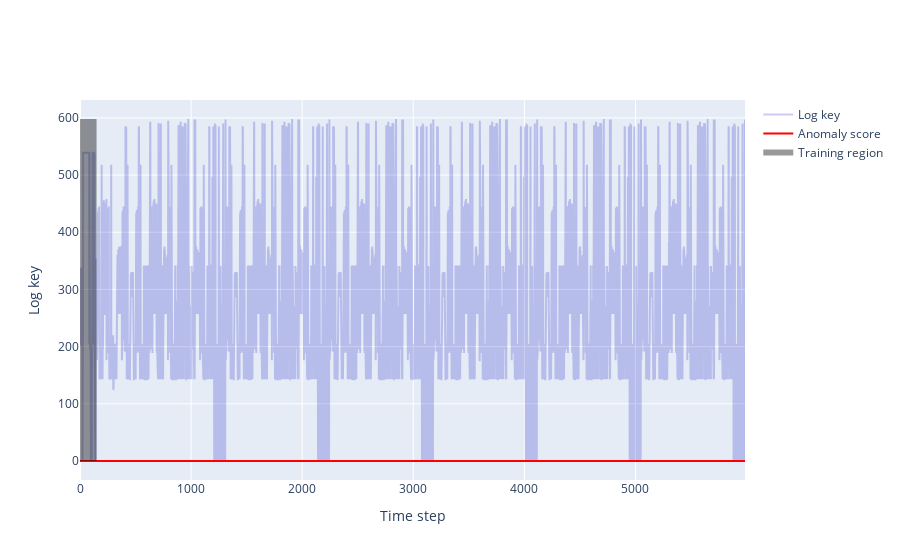

Source (notebook cell):
### Code cell
import plotly.graph_objects as go

probationary_period = 150
scaling_factor = model_out_df["value"].max()

fig = go.Figure()
fig.add_trace(go.Scatter(y=model_out_df["value"], name='Log key',
              line=go.scatter.Line(color='rgba(0,0,190, 0.2)')))
fig.add_trace(go.Scatter(y=model_out_df["anomaly_score"], name='Anomaly score',
            line_color='rgb(255, 0, 0)'))


fig.add_trace(go.Scatter(x=list(range(probationary_period+1)), y=[scaling_factor]*probationary_period,
                         name='Training region', fill='tozeroy', mode='none',
                         line_color='rgba(0, 0, 0, 0.4)',
                         fillcolor='rgba(0, 0, 0, 0.4)'
                         ))


fig.update_yaxes(title_text="Log key")
fig.update_xaxes(title_text="Time step")
# fig.update_layout(
#     title=dict(text="MP based model", yanchor='top', y=0.85)
# )

fig.show()

### Figure 1 — Plotly figure (JSON) as saved in the notebook; plotly's stock layout.template omitted (floating-point values rounded to 4 significant figures; data arrays with more than 128 entries replaced by an {"elided": "..."} marker saying what was removed)
{"data": [{"line": {"color": "rgba(0,0,190, 0.2)"}, "name": "Log key", "type": "scatter", "y": {"elided": "5987 int values"}}, {"line": {"color": "rgb(255, 0, 0)"}, "name": "Anomaly score", "type": "scatter", "y": {"elided": "5987 float values"}}, {"fill": "tozeroy", "fillcolor": "rgba(0, 0, 0, 0.4)", "line": {"color": "rgba(0, 0, 0, 0.4)"}, "mode": "none", "name": "Training region", "type": "scatter", "x": {"elided": "151 int values"}, "y": {"elided": "150 int values"}}], "layout": {"xaxis": {"title": {"text": "Time step"}}, "yaxis": {"title": {"text": "Log key"}}}}
